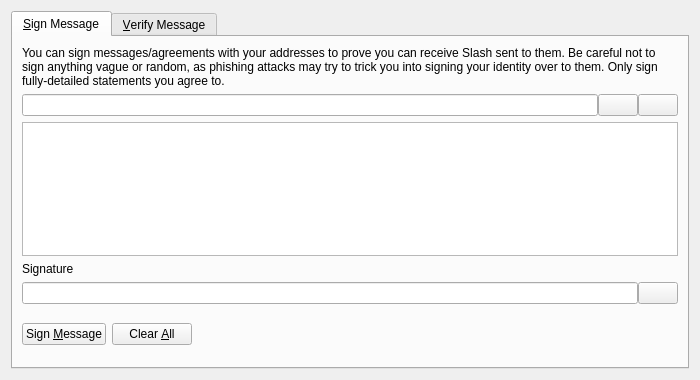
<?xml version="1.0" encoding="UTF-8"?>
<ui version="4.0">
 <class>SignVerifyMessageDialog</class>
 <widget class="QDialog" name="SignVerifyMessageDialog">
  <property name="geometry">
   <rect>
    <x>0</x>
    <y>0</y>
    <width>700</width>
    <height>380</height>
   </rect>
  </property>
  <property name="windowTitle">
   <string>Signatures - Sign / Verify a Message</string>
  </property>
  <property name="modal">
   <bool>true</bool>
  </property>
  <layout class="QVBoxLayout" name="verticalLayout">
   <item>
    <widget class="QTabWidget" name="tabWidget">
     <property name="currentIndex">
      <number>0</number>
     </property>
     <widget class="QWidget" name="tabSignMessage">
      <attribute name="title">
       <string>&amp;Sign Message</string>
      </attribute>
      <layout class="QVBoxLayout" name="verticalLayout_SM">
       <item>
        <widget class="QLabel" name="infoLabel_SM">
         <property name="text">
          <string>You can sign messages/agreements with your addresses to prove you can receive Slash sent to them. Be careful not to sign anything vague or random, as phishing attacks may try to trick you into signing your identity over to them. Only sign fully-detailed statements you agree to.</string>
         </property>
         <property name="textFormat">
          <enum>Qt::PlainText</enum>
         </property>
         <property name="wordWrap">
          <bool>true</bool>
         </property>
        </widget>
       </item>
       <item>
        <layout class="QHBoxLayout" name="horizontalLayout_1_SM">
         <property name="spacing">
          <number>0</number>
         </property>
         <item>
          <widget class="QValidatedLineEdit" name="addressIn_SM">
           <property name="toolTip">
            <string>The Slash address to sign the message with</string>
           </property>
          </widget>
         </item>
         <item>
          <widget class="QPushButton" name="addressBookButton_SM">
           <property name="toolTip">
            <string>Choose previously used address</string>
           </property>
           <property name="text">
            <string/>
           </property>
           <property name="shortcut">
            <string>Alt+A</string>
           </property>
           <property name="autoDefault">
            <bool>false</bool>
           </property>
          </widget>
         </item>
         <item>
          <widget class="QPushButton" name="pasteButton_SM">
           <property name="toolTip">
            <string>Paste address from clipboard</string>
           </property>
           <property name="text">
            <string/>
           </property>
           <property name="shortcut">
            <string>Alt+P</string>
           </property>
           <property name="autoDefault">
            <bool>false</bool>
           </property>
          </widget>
         </item>
        </layout>
       </item>
       <item>
        <widget class="QPlainTextEdit" name="messageIn_SM">
         <property name="toolTip">
          <string>Enter the message you want to sign here</string>
         </property>
        </widget>
       </item>
       <item>
        <widget class="QLabel" name="signatureLabel_SM">
         <property name="text">
          <string>Signature</string>
         </property>
         <property name="textFormat">
          <enum>Qt::PlainText</enum>
         </property>
        </widget>
       </item>
       <item>
        <layout class="QHBoxLayout" name="horizontalLayout_2_SM">
         <property name="spacing">
          <number>0</number>
         </property>
         <item>
          <widget class="QLineEdit" name="signatureOut_SM">
           <property name="font">
            <font>
             <italic>true</italic>
            </font>
           </property>
           <property name="readOnly">
            <bool>true</bool>
           </property>
          </widget>
         </item>
         <item>
          <widget class="QPushButton" name="copySignatureButton_SM">
           <property name="toolTip">
            <string>Copy the current signature to the system clipboard</string>
           </property>
           <property name="text">
            <string/>
           </property>
           <property name="autoDefault">
            <bool>false</bool>
           </property>
          </widget>
         </item>
        </layout>
       </item>
       <item>
        <layout class="QHBoxLayout" name="horizontalLayout_3_SM">
         <item>
          <widget class="QPushButton" name="signMessageButton_SM">
           <property name="toolTip">
            <string>Sign the message to prove you own this Slash address</string>
           </property>
           <property name="text">
            <string>Sign &amp;Message</string>
           </property>
           <property name="autoDefault">
            <bool>false</bool>
           </property>
          </widget>
         </item>
         <item>
          <widget class="QPushButton" name="clearButton_SM">
           <property name="toolTip">
            <string>Reset all sign message fields</string>
           </property>
           <property name="text">
            <string>Clear &amp;All</string>
           </property>
           <property name="autoDefault">
            <bool>false</bool>
           </property>
          </widget>
         </item>
         <item>
          <spacer name="horizontalSpacer_1_SM">
           <property name="orientation">
            <enum>Qt::Horizontal</enum>
           </property>
           <property name="sizeHint" stdset="0">
            <size>
             <width>40</width>
             <height>48</height>
            </size>
           </property>
          </spacer>
         </item>
         <item>
          <widget class="QLabel" name="statusLabel_SM">
           <property name="font">
            <font>
             <weight>75</weight>
             <bold>true</bold>
            </font>
           </property>
           <property name="text">
            <string/>
           </property>
           <property name="wordWrap">
            <bool>true</bool>
           </property>
          </widget>
         </item>
         <item>
          <spacer name="horizontalSpacer_2_SM">
           <property name="orientation">
            <enum>Qt::Horizontal</enum>
           </property>
           <property name="sizeHint" stdset="0">
            <size>
             <width>40</width>
             <height>48</height>
            </size>
           </property>
          </spacer>
         </item>
        </layout>
       </item>
      </layout>
     </widget>
     <widget class="QWidget" name="tabVerifyMessage">
      <attribute name="title">
       <string>&amp;Verify Message</string>
      </attribute>
      <layout class="QVBoxLayout" name="verticalLayout_VM">
       <item>
        <widget class="QLabel" name="infoLabel_VM">
         <property name="text">
          <string>Enter the receiver's address, message (ensure you copy line breaks, spaces, tabs, etc. exactly) and signature below to verify the message. Be careful not to read more into the signature than what is in the signed message itself, to avoid being tricked by a man-in-the-middle attack. Note that this only proves the signing party receives with the address, it cannot prove sendership of any transaction!</string>
         </property>
         <property name="textFormat">
          <enum>Qt::PlainText</enum>
         </property>
         <property name="alignment">
          <set>Qt::AlignLeading|Qt::AlignLeft|Qt::AlignTop</set>
         </property>
         <property name="wordWrap">
          <bool>true</bool>
         </property>
        </widget>
       </item>
       <item>
        <layout class="QHBoxLayout" name="horizontalLayout_1_VM">
         <property name="spacing">
          <number>0</number>
         </property>
         <item>
          <widget class="QValidatedLineEdit" name="addressIn_VM">
           <property name="toolTip">
            <string>The Slash address the message was signed with</string>
           </property>
          </widget>
         </item>
         <item>
          <widget class="QPushButton" name="addressBookButton_VM">
           <property name="toolTip">
            <string>Choose previously used address</string>
           </property>
           <property name="text">
            <string/>
           </property>
           <property name="shortcut">
            <string>Alt+A</string>
           </property>
           <property name="autoDefault">
            <bool>false</bool>
           </property>
          </widget>
         </item>
        </layout>
       </item>
       <item>
        <widget class="QPlainTextEdit" name="messageIn_VM"/>
       </item>
       <item>
        <widget class="QValidatedLineEdit" name="signatureIn_VM"/>
       </item>
       <item>
        <layout class="QHBoxLayout" name="horizontalLayout_2_VM">
         <item>
          <widget class="QPushButton" name="verifyMessageButton_VM">
           <property name="toolTip">
            <string>Verify the message to ensure it was signed with the specified Slash address</string>
           </property>
           <property name="text">
            <string>Verify &amp;Message</string>
           </property>
           <property name="autoDefault">
            <bool>false</bool>
           </property>
          </widget>
         </item>
         <item>
          <widget class="QPushButton" name="clearButton_VM">
           <property name="toolTip">
            <string>Reset all verify message fields</string>
           </property>
           <property name="text">
            <string>Clear &amp;All</string>
           </property>
           <property name="autoDefault">
            <bool>false</bool>
           </property>
          </widget>
         </item>
         <item>
          <spacer name="horizontalSpacer_1_VM">
           <property name="orientation">
            <enum>Qt::Horizontal</enum>
           </property>
           <property name="sizeHint" stdset="0">
            <size>
             <width>40</width>
             <height>48</height>
            </size>
           </property>
          </spacer>
         </item>
         <item>
          <widget class="QLabel" name="statusLabel_VM">
           <property name="font">
            <font>
             <weight>75</weight>
             <bold>true</bold>
            </font>
           </property>
           <property name="text">
            <string/>
           </property>
           <property name="wordWrap">
            <bool>true</bool>
           </property>
          </widget>
         </item>
         <item>
          <spacer name="horizontalSpacer_2_VM">
           <property name="orientation">
            <enum>Qt::Horizontal</enum>
           </property>
           <property name="sizeHint" stdset="0">
            <size>
             <width>40</width>
             <height>48</height>
            </size>
           </property>
          </spacer>
         </item>
        </layout>
       </item>
      </layout>
     </widget>
    </widget>
   </item>
  </layout>
 </widget>
 <customwidgets>
  <customwidget>
   <class>QValidatedLineEdit</class>
   <extends>QLineEdit</extends>
   <header>qvalidatedlineedit.h</header>
  </customwidget>
 </customwidgets>
 <resources>
  <include location="../slash.qrc"/>
 </resources>
 <connections/>
</ui>
